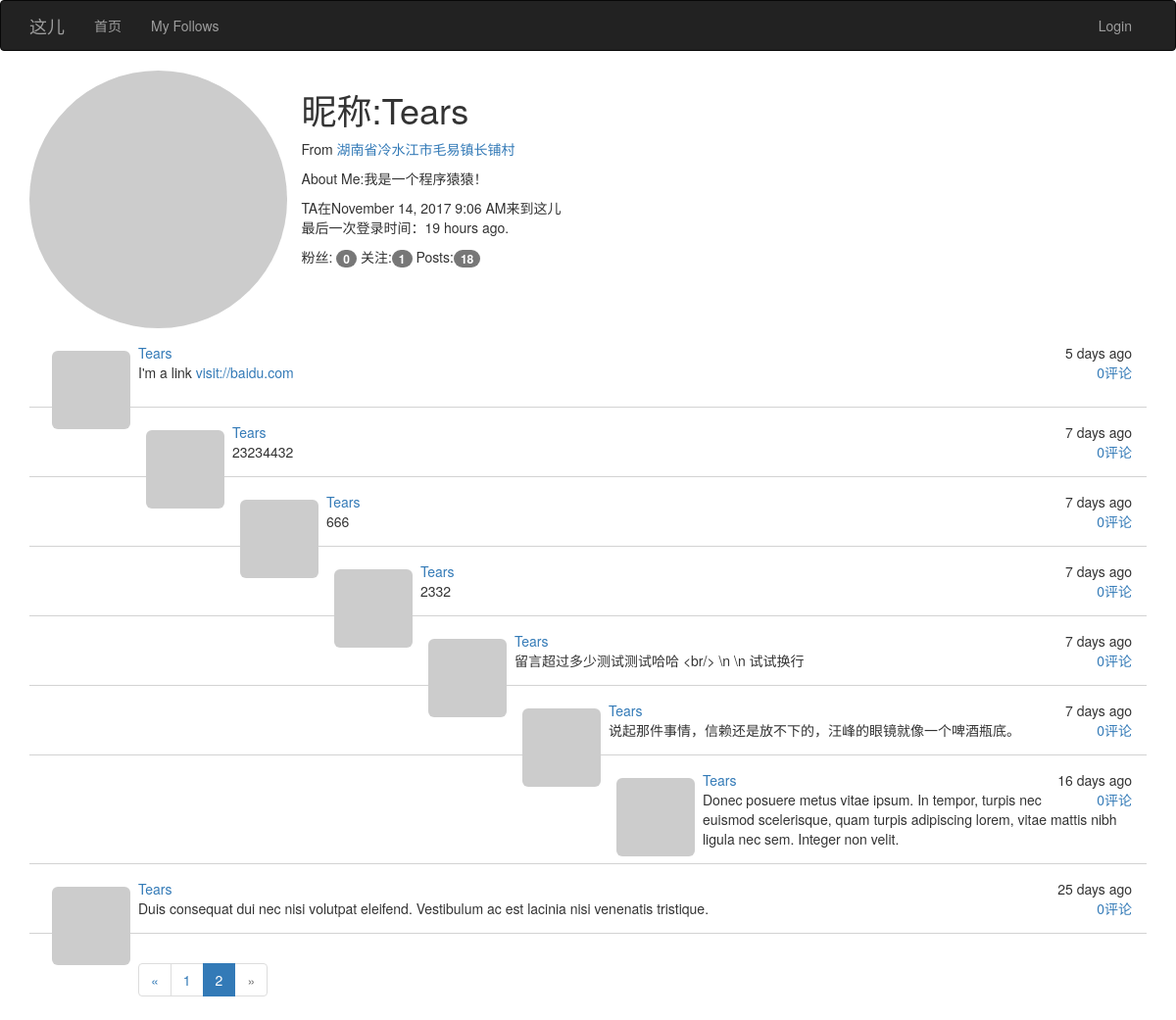
The app's page /user/1?page=2 with its own data.
### app/models.py (models this page shows, shortened)
class User(UserMixin, db.Model):
    __tablename__ = 'users'
    id = db.Column(db.Integer, primary_key=True)
    email = db.Column(db.String(64), unique=True, index=True)
    username = db.Column(db.String(64), unique=True, index=True)
    password_hash = db.Column(db.String(128))
    confirmed = db.Column(db.Boolean, default=False)
    role_id = db.Column(db.Integer, db.ForeignKey('roles.id'))
    posts = db.relationship('Post', backref='author', lazy='dynamic')
    location = db.Column(db.String(64))
    about_me = db.Column(db.Text())
    member_since = db.Column(db.DateTime(), default=datetime.utcnow)
    last_seen = db.Column(db.DateTime(), default=datetime.utcnow)
    avatar = db.Column(db.String(128))
    followed = db.relationship('Follow', foreign_keys=[Follow.follower_id],
                               backref=db.backref('follower', lazy='joined'),
                               lazy='dynamic', cascade='all, delete-orphan')
    followers = db.relationship('Follow', foreign_keys=[Follow.followed_id],
                                backref=db.backref('followed', lazy='joined'),
                                lazy='dynamic', cascade='all, delete-orphan')
    def getAvatar(self, size=100, default='identicon', rating='g'):
        if request.is_secure:
            url = "https://secure.gravatar.com/avatar"
        else:
            url = 'http://www.gravatar.com/avatar'
        hash = self.avatar or hashlib.md5(self.email.encode('utf-8')).hexdigest()
        return '{url}/{hash}?s={size}&d={default}&r={rating}'.format(
            url=url, hash=hash, default=default, rating=rating, size=size)
    @property
    def password(self):
        raise AttributeError('password is not readable attribute')

class Post(db.Model):
    __tablename__ = 'posts'
    id = db.Column(db.Integer, primary_key=True)
    body = db.Column(db.Text)
    body_html = db.Column(db.Text)
    timestamp = db.Column(db.DateTime, index=True, default=datetime.utcnow)
    author_id = db.Column(db.Integer, db.ForeignKey('users.id'))
    post_type = db.Column(db.Integer, default=PostType.POST)
    parent_post_id = db.Column(db.Integer, db.ForeignKey('posts.id'))
    disabled = db.Column(db.Boolean, default=True)
    comments = db.relationship('Post', foreign_keys=[parent_post_id],
                               backref=db.backref('parent_post',
                                                  lazy='joined', remote_side=[id]),
                               cascade='all,delete-orphan',
                               lazy='dynamic'
                               )

### app/main/views.py (the view)
@main.route('/user/<id>')
def user(id):
    user = User.query.filter_by(id=id).first()
    if user is None:
        abort(404)
    page = request.args.get('page', 1, type=int)
    pagination = user.posts.filter_by(post_type=PostType.POST).order_by(Post.timestamp.desc()) \
        .paginate(page, per_page=current_app.config['POSTS_PER_PAGE'], error_out=False)
    total = pagination.total
    posts = pagination.items
    return render_template("user/user.html", user=user, posts=posts, pagination=pagination, total=total)

### app/main/__init__.py (called while the page is built)
@main.app_context_processor
def inject_permissions():
    return dict(Permission=Permission)

### app/models.py (called while the page is built)
    def can(self, permissions):
        return False

    def is_administrator(self):
        return False

### app/templates/user/user.html (shortened to what this page needs)
{% extends "bootstrap_base.html" %}
{% import 'message.html' as msg %}
{% block content %}
<div class="container">
    {% include('user/_user_info.html') %}
    {% include('_posts.html')%}
    {% import '_posts.html' as posts%}
    {{posts.pagination_widget(pagination,'.user',id=user.id)}}
</div>
{% endblock %}

### app/templates/user/_user_info.html (shortened to what this page needs)
<div class="row">
    <img src="{{user.getAvatar(size=256)}}" class="col-md-3 img-circle profile-thumbnail"/>
    <h1>昵称:{{ user.username}}</h1>
    <p>
        {%if user.location %}From <a href="http://maps.google.com/?q={{user.location }}"
                                     target="_blank">{{user.location}}</a> {%endif%}
    {% if user.about_me %}
    <p>About Me:{{user.about_me}}</p>
    {% endif %}
    <p>TA在{{moment(user.member_since).format('LLL')}}来到这儿<br/>最后一次登录时间：{{moment(user.last_seen).fromNow()
        }}. </p>
    <p class="followers_info">
        粉丝:<a href="{{url_for('.followers',id=user.id)}}"> <span
            class="badge">{{user.followers.count()-1}} </span></a>
        关注:<a href="{{url_for('.followed',id=user.id)}}"><span class="badge">
        {{user.followed.count()-1}}</span></a>
        Posts:<a href="{{url_for('.user',id=user.id)}}"><span class="badge">{{total or user.posts.count()}}</span></a>
    </p>
</div>

### app/templates/_posts.html
<ul class="posts">
    {% for post in posts %}
    {% if post and post.author %}
    <li>
        <div class="post-thumbnail">
            <a href="{{url_for('.user',id=post.author.id)}}">
                <img src="{{ post.author.getAvatar(size=40) }}"
                     class="img-rounded profile-thumbnail"/></a>
        </div>
        <div class="post-date">{{ moment(post.timestamp).fromNow()}}</div>
        <div class="post-author"><a href="{{url_for('.user',id=post.author.id)}}">
            {{ post.author.username}}</a></div>
        <div class="post-body">
            <span class="pull-right" style="margin-left:30px"><a href="{{url_for('.post',id=post.id)}}">{{post.comments.count()}}评论</a></span>
            {% if post.body_html %}
            {{ post.body_html| safe}}
            {% else %}
            {{ post.body }}
            {% endif %}
        </div>
    </li>
    {% endif %}
    {% endfor %}
</ul>
{% macro pagination_widget(pagination,endpoint) %}
<nav aria-label="Page navigation">
    <ul class="pagination">
        <li {% if not pagination.has_prev %} class="disabled" {% endif%}>
            <a href="{% if pagination.has_prev %}{{url_for(endpoint,page=pagination.page-1,**kwargs)}}
             {%else%}#{% endif%}" aria-label="Previous">
                <span aria-hidden="true">&laquo;</span>
            </a>
        </li>
        {% for p in pagination.iter_pages()%}
        {%if p == pagination.page %}
        <li class="active"><a href="{{url_for(endpoint,page=p,**kwargs)}}">{{p}}</a>
        </li>
        {% elif p %}
        <li><a href="{{url_for(endpoint,page=p,**kwargs)}}">{{p}}</a>
        </li>
        {% else %}
        <li class="disabled"><a href="{{url_for(endpoint,page=p,**kwargs)}}">...</a>
        </li>
        {% endif%}
        {% endfor %}
        <li {% if not pagination.has_next %} class="disabled" {% endif%}>
            <a href="{% if pagination.has_next %}{{url_for(endpoint,page=pagination.page+1,**kwargs)}}
             {%else%}#{% endif%}" aria-label="Next">
                <span aria-hidden="true">&raquo;</span>
            </a>
        </li>
    </ul>
</nav>
{% endmacro %}

### app/static/style.css (style rules this page uses)
* { -webkit-font-smoothing: antialiased; }
ul.posts { padding:0px; font-family:Gibson,Helvetica Neue,HelveticaNeue,Helvetica,Arial,sans-serif; }
ul.posts li , ul.follows li, ul.comments li { list-style-type:none; padding:15px; border-bottom:1px lightgray solid; }
ul> li> .post-date { float:right; }
ul> li >.post-thumbnail { float:left; padding:8px }

### records on screen
User: username "Tears", location "湖南省冷水江市毛易镇长铺村", about_me "我是一个程序猿猿！", member_since "November 14, 2017 9:06 AM", last_seen "19 hours ago"
Post: timestamp "5 days ago", author.username "Tears", comments.count "0", body_html "I'm a link visit://baidu.com"
Post: timestamp "7 days ago", author.username "Tears", comments.count "0", body "23234432"
Post: timestamp "7 days ago", author.username "Tears", comments.count "0", body "666"
Post: timestamp "7 days ago", author.username "Tears", comments.count "0", body "2332"
Post: timestamp "7 days ago", author.username "Tears", comments.count "0", body "留言超过多少测试测试哈哈 <br/> \\n \\n 试试换行"
Post: timestamp "7 days ago", author.username "Tears", comments.count "0", body "说起那件事情，信赖还是放不下的，汪峰的眼镜就像一个啤酒瓶底。"
Post: timestamp "16 days ago", author.username "Tears", comments.count "0", body "Donec posuere metus vitae ipsum. In tempor, turpis nec euismod scelerisque, quam turpis adipiscing lorem, vitae mattis nibh ligula nec sem. Integer non velit."
Post: timestamp "25 days ago", author.username "Tears", comments.count "0", body "Duis consequat dui nec nisi volutpat eleifend. Vestibulum ac est lacinia nisi venenatis tristique."

### other values on screen
{{ user.followers.count()-1 }} "0"
{{ user.followed.count()-1 }} "1"
{{ total or user.posts.count() }} "18"
{{ p }} "1"
{{ p }} "2"
